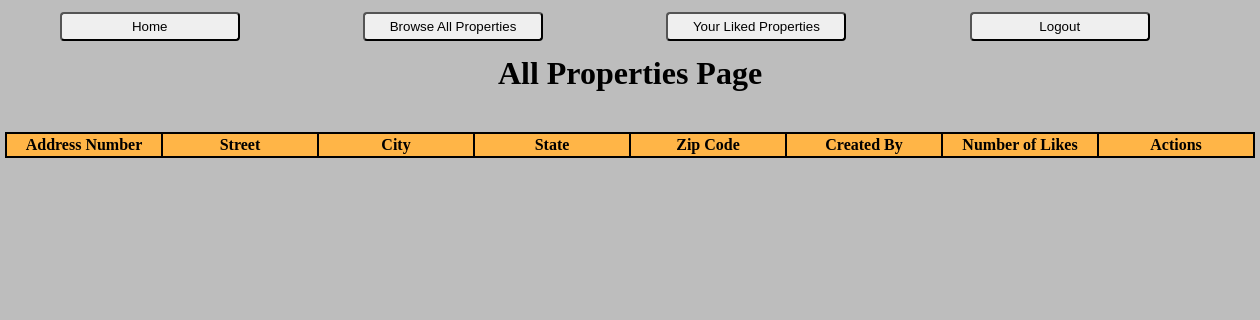
Before: /property_all with the older database file.
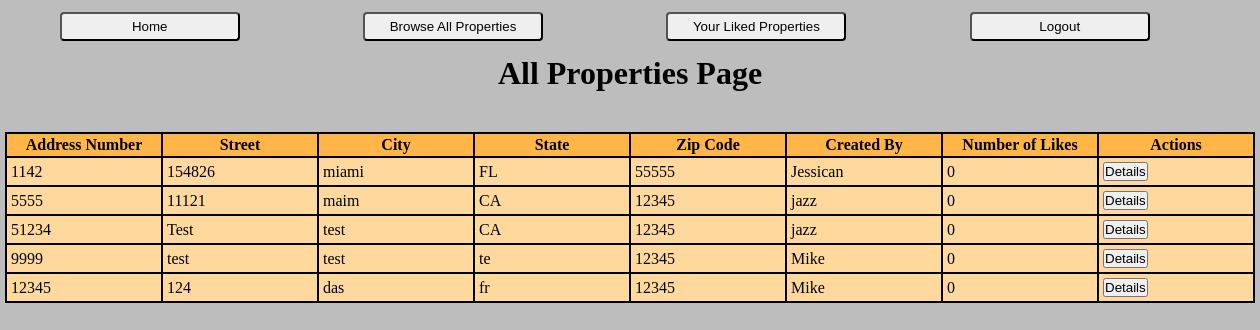
After: the same page with the newer database file.
### login_regapp/models.py (models this page shows)
class Property(models.Model):
    address_number = models.IntegerField()
    street = models.CharField(max_length=255)
    city = models.CharField(max_length=255)
    state = models.CharField(max_length=2)
    zip_code = models.IntegerField()
    home_type = models.CharField(max_length=255)
    creator = models.ForeignKey(Userreg, related_name = "property_created", on_delete=models.CASCADE)
    users_that_liked = models.ManyToManyField(Userreg, related_name= "property_liked")
    created_at = models.DateTimeField(auto_now_add = True)
    updated_at = models.DateTimeField(auto_now = True)
    objects = PropertyManager()

class Userreg(models.Model):
    first_name = models.CharField(max_length=255)
    last_name = models.CharField(max_length=255)
    email = models.CharField(max_length=255)
    password = models.CharField(max_length=255)
    objects = Regvalidate()

### login_regapp/views.py (the view)
# urls.py: path('property_all', views.all_properties),
def all_properties(request):
    all_properties = Property.objects.all()
    context = {
        "all_properties" : all_properties
    }
    return render ( request,"all_properties.html", context)

### login_regapp/templates/all_properties.html (shortened to what this page needs)
<!DOCTYPE html>
<html lang="en">
<head>
  {% load static %}
  <link rel="stylesheet" href="{% static 'css/style.css' %}">
</head>
<body>
  <div id="navbar">
    <div class="navbar-int">
        <button class="nav-btn"><a href="/pass">Home</a></button>
    </div>
    <div class="navbar-int">
        <button class="nav-btn"><a href="/property_all">Browse All Properties</a></button>
    </div>
    <div class="navbar-int">
      <button class="nav-btn"><a href="/liked_properties">Your Liked Properties</a></button>
    </div>
    <div class="navbar-int">
        <form action="/logout" method="post">
            <input type="submit" value="Logout" class="nav-btn">
        </form>
    </div>
</div>
  <h1>All Properties Page</h1>
  <table>
    <thead>
      <tr>
        <th>Address Number</th>
        <th>Street</th>
        <th>City</th>
        <th>State</th>
        <th>Zip Code</th>
        <th>Created By</th>
        <th>Number of Likes</th>
        <th>Actions</th>
      </tr>
    </thead>
    <tbody>
    {% for one_property in all_properties %}
      <tr>
        <td>{{one_property.address_number}}</td>
        <td>{{one_property.street}}</td>
        <td>{{one_property.city}}</td>
        <td>{{one_property.state}}</td>
        <td>{{one_property.zip_code}}</td>
        <td>{{one_property.creator.first_name}}</td>
        <td>{{one_property.users_that_liked.count}}</td>
        <td>
          {% if request.session.id != one_property.creator.id %}
            <button class="tableBtn"><a href="/property/{{one_property.id}}">Details</a></button>
          {% endif %}
        </td>
    {% endfor %}
  </tbody>
  </table>
</body>
</html>

Changed rows visible on the page:
added Property: address_number "1142", street "154826", city "miami", state "FL", zip_code "55555", creator.first_name "Jessican", users_that_liked.count "0"
added Property: address_number "5555", street "11121", city "maim", state "CA", zip_code "12345", creator.first_name "jazz", users_that_liked.count "0"
added Property: address_number "51234", street "Test", city "test", state "CA", zip_code "12345", creator.first_name "jazz", users_that_liked.count "0"
added Property: address_number "9999", street "test", city "test", state "te", zip_code "12345", creator.first_name "Mike", users_that_liked.count "0"
added Property: address_number "12345", street "124", city "das", state "fr", zip_code "12345", creator.first_name "Mike", users_that_liked.count "0"
